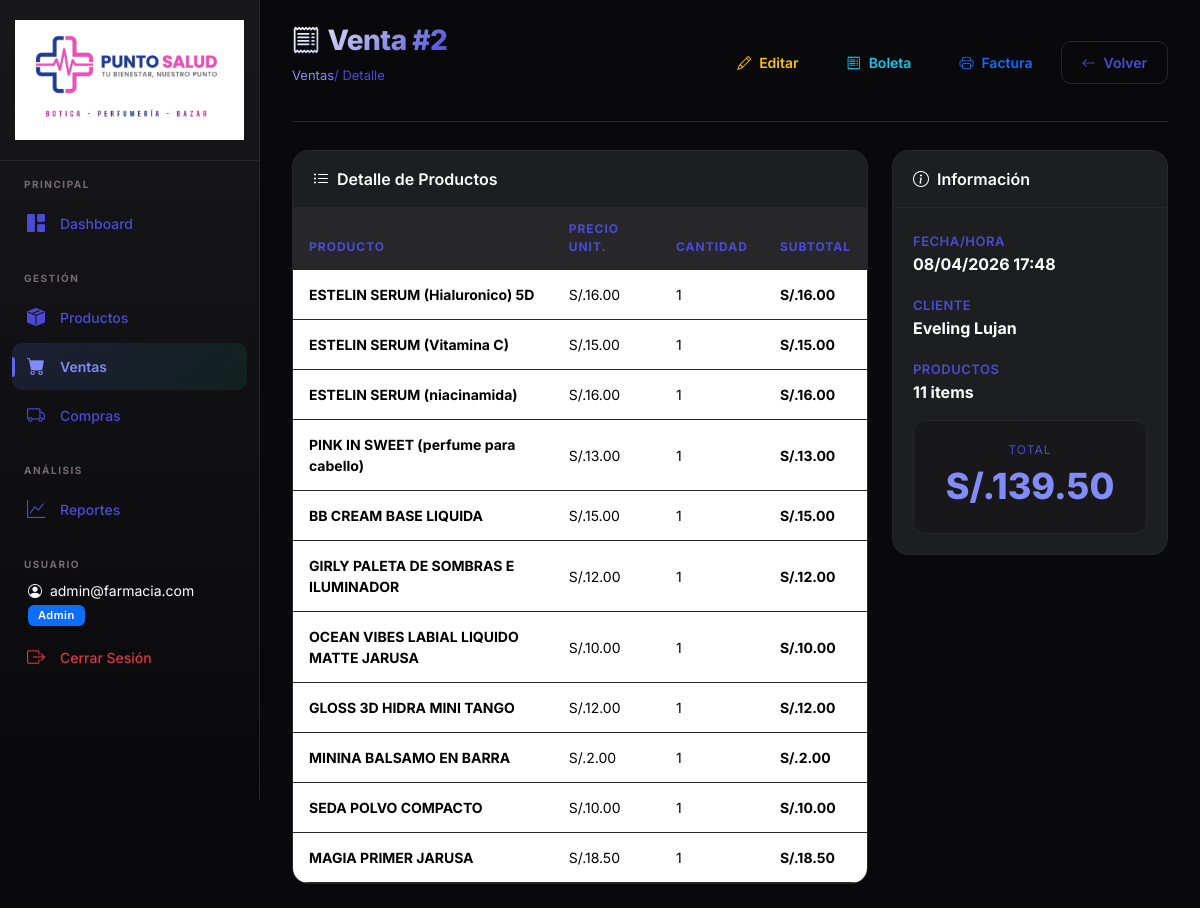
The page /ventas/2 (signed in) on the database its author committed.
### models.py (models this page shows, shortened)
class Usuario(UserMixin, db.Model):
    __tablename__ = 'usuarios'
    id = db.Column(db.Integer, primary_key=True)
    email = db.Column(db.String(120), unique=True, nullable=False)
    password_hash = db.Column(db.String(256), nullable=False)
    rol = db.Column(db.String(20), nullable=False, default='normal') # admin o normal
    fecha_creacion = db.Column(db.DateTime, default=datetime.now)
    @property
    def is_admin(self):
        return self.rol == 'admin'

class Venta(db.Model):
    __tablename__ = 'ventas'
    id = db.Column(db.Integer, primary_key=True)
    fecha = db.Column(db.DateTime, default=datetime.now, nullable=False)
    cliente = db.Column(db.String(200), nullable=True, default='Cliente General')
    total = db.Column(db.Float, nullable=False, default=0.0)
    descuento = db.Column(db.Float, nullable=False, default=0.0)
    metodo_pago = db.Column(db.String(50), nullable=True, default='Efectivo')
    detalles = db.relationship('DetalleVenta', backref='venta', lazy=True, cascade='all, delete-orphan')

class DetalleVenta(db.Model):
    __tablename__ = 'detalle_ventas'
    id = db.Column(db.Integer, primary_key=True)
    venta_id = db.Column(db.Integer, db.ForeignKey('ventas.id'), nullable=False)
    producto_id = db.Column(db.Integer, db.ForeignKey('productos.id'), nullable=False)
    cantidad = db.Column(db.Integer, nullable=False)
    unidades_descontadas = db.Column(db.Integer, nullable=False, default=0)
    precio_unitario = db.Column(db.Float, nullable=False)
    subtotal = db.Column(db.Float, nullable=False)

class Producto(db.Model):
    __tablename__ = 'productos'
    id = db.Column(db.Integer, primary_key=True)
    nombre = db.Column(db.String(200), nullable=False)
    descripcion = db.Column(db.Text, nullable=True)
    categoria = db.Column(db.String(100), nullable=True, default='General')
    lote = db.Column(db.String(100), nullable=True)
    codigo_barras = db.Column(db.String(100), nullable=True, index=True)
    precio_compra = db.Column(db.Float, nullable=False, default=0.0)
    precio_venta = db.Column(db.Float, nullable=False, default=0.0)
    stock = db.Column(db.Integer, nullable=False, default=0)
    stock_minimo = db.Column(db.Integer, nullable=False, default=5)
    fecha_vencimiento = db.Column(db.Date, nullable=True)
    precio_blister = db.Column(db.Float, nullable=True, default=0.0)
    precio_caja = db.Column(db.Float, nullable=True, default=0.0)
    fecha_creacion = db.Column(db.DateTime, default=datetime.now)
    detalles_venta = db.relationship('DetalleVenta', backref='producto', lazy=True)
    detalles_compra = db.relationship('DetalleCompra', backref='producto', lazy=True)

### app.py (the view)
@app.route('/ventas/<int:id>')
@login_required
def venta_detalle(id):
    venta = Venta.query.get_or_404(id)
    return render_template('ventas/detalle.html', venta=venta)

### app.py (called while the page is built)
@login_manager.user_loader
def load_user(user_id):
    return Usuario.query.get(int(user_id))

### templates/ventas/detalle.html (shortened to what this page needs)
{% extends "base.html" %}
{% block content %}
<div class="page-header">
    <div>
        <h1><i class="bi bi-receipt me-2"></i>Venta #{{ venta.id }}</h1>
        <span class="breadcrumb">
            <a href="{{ url_for('ventas_lista') }}"
                style="color: var(--primary-light); text-decoration: none;">Ventas</a>
            / Detalle
        </span>
    </div>
    <div class="d-flex gap-2">
        <a href="{{ url_for('venta_editar', id=venta.id) }}" class="btn btn-outline-warning">
            <i class="bi bi-pencil"></i> Editar
        </a>
        <a href="{{ url_for('venta_imprimir_boleta', id=venta.id) }}" target="_blank" class="btn btn-outline-info">
            <i class="bi bi-receipt"></i> Boleta
        </a>
        <a href="{{ url_for('venta_imprimir_factura', id=venta.id) }}" target="_blank" class="btn btn-outline-primary">
            <i class="bi bi-printer"></i> Factura
        </a>
        <a href="{{ url_for('ventas_lista') }}" class="btn btn-outline-light">
            <i class="bi bi-arrow-left"></i> Volver
        </a>
    </div>
</div>
<div class="row g-4">
    <div class="col-md-8">
        <div class="card">
            <div class="card-header">
                <i class="bi bi-list-ul me-2"></i>Detalle de Productos
            </div>
            <div class="card-body p-0">
                <div class="table-responsive">
                    <table class="table">
                        <thead>
                            <tr>
                                <th>Producto</th>
                                <th>Precio Unit.</th>
                                <th>Cantidad</th>
                                <th>Subtotal</th>
                            </tr>
                        </thead>
                        <tbody>
                            {% for d in venta.detalles %}
                            <tr>
                                <td><strong>{{ d.producto.nombre }}</strong></td>
                                <td>S/.{{ "%.2f"|format(d.precio_unitario) }}</td>
                                <td>{{ d.cantidad }}</td>
                                <td><strong>S/.{{ "%.2f"|format(d.subtotal) }}</strong></td>
                            </tr>
                            {% endfor %}
                        </tbody>
                    </table>
                </div>
            </div>
        </div>
    </div>
    <div class="col-md-4">
        <div class="card">
            <div class="card-header">
                <i class="bi bi-info-circle me-2"></i>Información
            </div>
            <div class="card-body">
                <div class="mb-3">
                    <small class="form-label text-purple">FECHA/HORA</small>
                    <p class="mb-0 text-white"><strong>{{ venta.fecha.strftime('%d/%m/%Y %H:%M') }}</strong></p>
                </div>
                <div class="mb-3">
                    <small class="form-label text-purple">CLIENTE</small>
                    <p class="mb-0 text-white"><strong>{{ venta.cliente or 'Cliente General' }}</strong></p>
                </div>
                <div class="mb-3">
                    <small class="form-label text-purple">PRODUCTOS</small>
                    <p class="mb-0 text-white"><strong>{{ venta.detalles|length }} items</strong></p>
                </div>
                <div class="cart-total">
                    <div class="total-label">TOTAL</div>
                    <div class="total-value">S/.{{ "%.2f"|format(venta.total) }}</div>
                </div>
            </div>
        </div>
    </div>
</div>
{% endblock %}

### templates/base.html (shortened to what this page needs)
<!DOCTYPE html>
<html lang="es">
<head>
    <link href="https://cdn.jsdelivr.net/npm/bootstrap@5.3.2/dist/css/bootstrap.min.css" rel="stylesheet">
    <link href="https://cdn.jsdelivr.net/npm/bootstrap-icons@1.11.2/font/bootstrap-icons.min.css" rel="stylesheet">
    <link href="{{ url_for('static', filename='css/style.css') }}" rel="stylesheet">
</head>
<body>
    {% if current_user.is_authenticated %}
    <nav class="sidebar" id="sidebar">
        <div class="sidebar-brand" style="justify-content: center; padding: 20px 15px;">
            <img src="{{ url_for('static', filename='img/logo.png') }}" alt="Punto Salud" class="sidebar-logo">
        </div>
        <div class="sidebar-nav">
            <div class="nav-section">
                <div class="nav-section-title">Principal</div>
                <a href="{{ url_for('dashboard') }}"
                    class="nav-link {% if request.endpoint == 'dashboard' %}active{% endif %}" id="nav-dashboard">
                    <i class="bi bi-grid-1x2-fill"></i>
                    Dashboard
                </a>
            </div>
            <div class="nav-section">
                <div class="nav-section-title">Gestión</div>
                <a href="{{ url_for('productos_lista') }}"
                    class="nav-link {% if 'producto' in request.endpoint %}active{% endif %}" id="nav-productos">
                    <i class="bi bi-box-seam-fill"></i>
                    Productos
                </a>
                <a href="{{ url_for('ventas_lista') }}"
                    class="nav-link {% if 'venta' in request.endpoint %}active{% endif %}" id="nav-ventas">
                    <i class="bi bi-cart-fill"></i>
                    Ventas
                </a>
                <a href="{{ url_for('compras_lista') }}"
                    class="nav-link {% if 'compra' in request.endpoint %}active{% endif %}" id="nav-compras">
                    <i class="bi bi-truck"></i>
                    Compras
                </a>
            </div>
            <div class="nav-section">
                <div class="nav-section-title">Análisis</div>
                <a href="{{ url_for('reportes') }}"
                    class="nav-link {% if request.endpoint == 'reportes' %}active{% endif %}" id="nav-reportes">
                    <i class="bi bi-graph-up"></i>
                    Reportes
                </a>
            </div>
            <div class="nav-section">
                <div class="nav-section-title">Usuario</div>
                <div class="text-white small mb-2 px-3">
                    <i class="bi bi-person-circle me-1"></i> {{ current_user.email }}<br>
                    <span class="badge bg-{{ 'primary' if current_user.is_admin else 'secondary' }} mt-1">{{
                        current_user.rol|title }}</span>
                </div>
                <a href="{{ url_for('logout') }}" class="nav-link text-danger">
                    <i class="bi bi-box-arrow-right"></i>
                    Cerrar Sesión
                </a>
            </div>
        </div>
    </nav>
    {% endif %}
    <main class="main-content" >
        {% block content %}{% endblock %}
    </main>
</body>
</html>

### rows shown on the page
Usuario: email "admin@farmacia.com", rol "Admin"
Venta: id "2", fecha "08/04/2026 17:48", cliente "Eveling Lujan", total "139.50"
DetalleVenta: producto.nombre "ESTELIN SERUM (Hialuronico) 5D", precio_unitario "16.00", cantidad "1", subtotal "16.00"
DetalleVenta: producto.nombre "ESTELIN SERUM (Vitamina C)", precio_unitario "15.00", cantidad "1", subtotal "15.00"
DetalleVenta: producto.nombre "ESTELIN SERUM (niacinamida)", precio_unitario "16.00", cantidad "1", subtotal "16.00"
DetalleVenta: producto.nombre "PINK IN SWEET (perfume para cabello)", precio_unitario "13.00", cantidad "1", subtotal "13.00"
DetalleVenta: producto.nombre "BB CREAM BASE LIQUIDA", precio_unitario "15.00", cantidad "1", subtotal "15.00"
DetalleVenta: producto.nombre "GIRLY PALETA DE SOMBRAS E ILUMINADOR", precio_unitario "12.00", cantidad "1", subtotal "12.00"
DetalleVenta: producto.nombre "OCEAN VIBES LABIAL LIQUIDO MATTE JARUSA", precio_unitario "10.00", cantidad "1", subtotal "10.00"
DetalleVenta: producto.nombre "GLOSS 3D HIDRA MINI TANGO", precio_unitario "12.00", cantidad "1", subtotal "12.00"
DetalleVenta: producto.nombre "MININA BALSAMO EN BARRA", precio_unitario "2.00", cantidad "1", subtotal "2.00"
DetalleVenta: producto.nombre "SEDA POLVO COMPACTO", precio_unitario "10.00", cantidad "1", subtotal "10.00"
DetalleVenta: producto.nombre "MAGIA PRIMER JARUSA", precio_unitario "18.50", cantidad "1", subtotal "18.50"

### other values the page prints
{{ venta.detalles|length }} "11"
